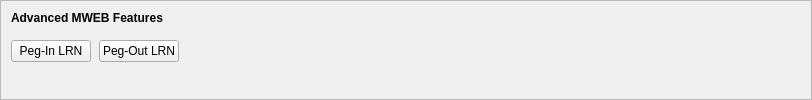
    <widget class="QFrame" name="frameMWEBFeatures">
     <property name="sizePolicy">
      <sizepolicy hsizetype="Expanding" vsizetype="Expanding">
       <horstretch>0</horstretch>
       <verstretch>0</verstretch>
      </sizepolicy>
     </property>
     <property name="maximumSize">
      <size>
       <width>16777215</width>
       <height>16777215</height>
      </size>
     </property>
     <property name="frameShape">
      <enum>QFrame::StyledPanel</enum>
     </property>
     <property name="frameShadow">
      <enum>QFrame::Sunken</enum>
     </property>
     <layout class="QVBoxLayout" name="verticalLayoutMWEBFeatures2">
      <property name="spacing">
       <number>0</number>
      </property>
      <property name="leftMargin">
       <number>0</number>
      </property>
      <property name="topMargin">
       <number>0</number>
      </property>
      <property name="rightMargin">
       <number>0</number>
      </property>
      <property name="bottomMargin">
       <number>6</number>
      </property>
      <item>
       <layout class="QVBoxLayout" name="verticalLayoutMWEBFeatures" stretch="0,0,1">
        <property name="spacing">
         <number>0</number>
        </property>
        <property name="leftMargin">
         <number>10</number>
        </property>
        <property name="topMargin">
         <number>10</number>
        </property>
        <item>
         <layout class="QHBoxLayout" name="horizontalLayoutMWEBFeatures1">
          <property name="bottomMargin">
           <number>15</number>
          </property>
          <item>
           <widget class="QLabel" name="labelMWEBFeatures">
            <property name="sizePolicy">
             <sizepolicy hsizetype="Preferred" vsizetype="Maximum">
              <horstretch>0</horstretch>
              <verstretch>0</verstretch>
             </sizepolicy>
            </property>
            <property name="font">
             <font>
              <weight>75</weight>
              <bold>true</bold>
             </font>
            </property>
            <property name="styleSheet">
             <string notr="true">font-weight:bold;</string>
            </property>
            <property name="text">
             <string>Advanced MWEB Features</string>
            </property>
           </widget>
          </item>
         </layout>
        </item>
        <item>
         <layout class="QHBoxLayout" name="horizontalLayoutMWEBFeatures2" stretch="0,0,0">
          <property name="spacing">
           <number>8</number>
          </property>
          <property name="bottomMargin">
           <number>10</number>
          </property>
          <item>
           <widget class="QPushButton" name="pushButtonMWEBPegIn">
            <property name="styleSheet">
             <string notr="true"/>
            </property>
            <property name="text">
             <string>Peg-In LRN</string>
            </property>
            <property name="checkable">
             <bool>true</bool>
            </property>
            <property name="autoDefault">
             <bool>false</bool>
            </property>
           </widget>
          </item>
          <item>
           <widget class="QPushButton" name="pushButtonMWEBPegOut">
            <property name="styleSheet">
             <string notr="true"/>
            </property>
            <property name="text">
             <string>Peg-Out LRN</string>
            </property>
            <property name="checkable">
             <bool>true</bool>
            </property>
            <property name="autoDefault">
             <bool>false</bool>
            </property>
           </widget>
          </item>
          <item>
           <spacer name="horizontalSpacerMWEBFeatures">
            <property name="orientation">
             <enum>Qt::Horizontal</enum>
            </property>
            <property name="sizeHint" stdset="0">
             <size>
              <width>40</width>
              <height>1</height>
             </size>
            </property>
           </spacer>
          </item>
         </layout>
        </item>
        <item>
         <spacer name="verticalSpacerMWEBFeatures">
          <property name="orientation">
           <enum>Qt::Vertical</enum>
          </property>
          <property name="sizeHint" stdset="0">
           <size>
            <width>800</width>
            <height>1</height>
           </size>
          </property>
         </spacer>
        </item>
       </layout>
      </item>
     </layout>
    </widget>
